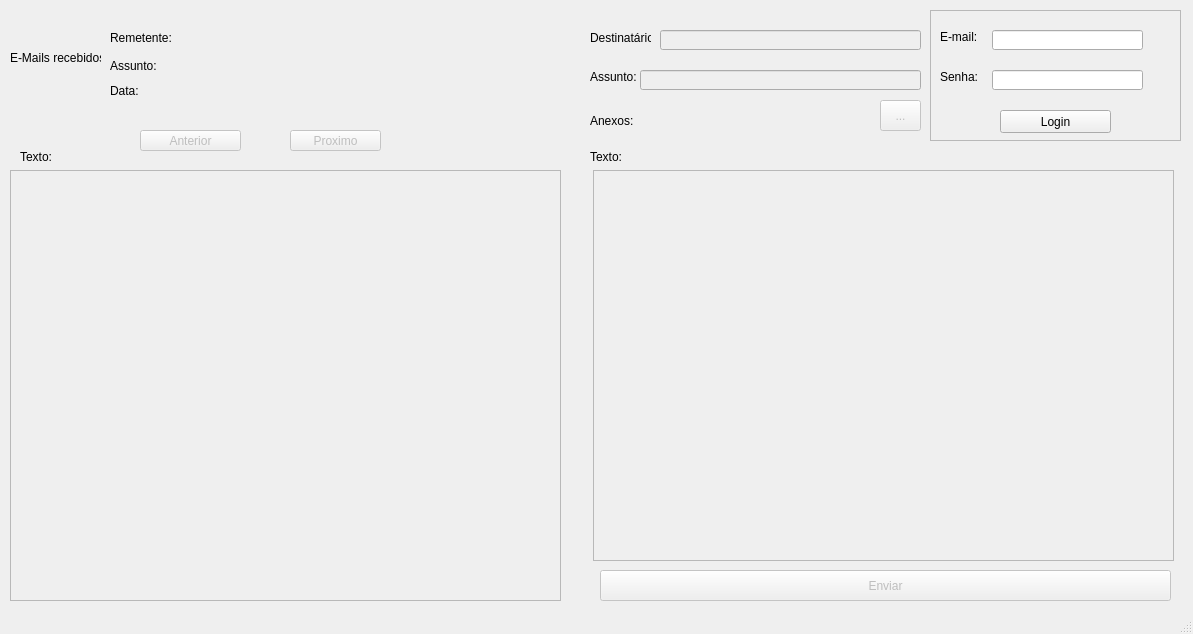
<?xml version="1.0" encoding="UTF-8"?>
<ui version="4.0">
 <class>MainWindow</class>
 <widget class="QMainWindow" name="MainWindow">
  <property name="geometry">
   <rect>
    <x>0</x>
    <y>0</y>
    <width>1193</width>
    <height>634</height>
   </rect>
  </property>
  <property name="windowTitle">
   <string>MainWindow</string>
  </property>
  <widget class="QWidget" name="centralwidget">
   <widget class="QFrame" name="frame">
    <property name="geometry">
     <rect>
      <x>930</x>
      <y>10</y>
      <width>251</width>
      <height>131</height>
     </rect>
    </property>
    <property name="frameShape">
     <enum>QFrame::StyledPanel</enum>
    </property>
    <property name="frameShadow">
     <enum>QFrame::Raised</enum>
    </property>
    <widget class="QLabel" name="label">
     <property name="geometry">
      <rect>
       <x>10</x>
       <y>20</y>
       <width>47</width>
       <height>13</height>
      </rect>
     </property>
     <property name="text">
      <string>E-mail:</string>
     </property>
    </widget>
    <widget class="QLabel" name="label_2">
     <property name="geometry">
      <rect>
       <x>10</x>
       <y>60</y>
       <width>47</width>
       <height>13</height>
      </rect>
     </property>
     <property name="text">
      <string>Senha:</string>
     </property>
    </widget>
    <widget class="QLineEdit" name="EmailAdress">
     <property name="geometry">
      <rect>
       <x>62</x>
       <y>20</y>
       <width>151</width>
       <height>20</height>
      </rect>
     </property>
    </widget>
    <widget class="QLineEdit" name="EmailPassword">
     <property name="geometry">
      <rect>
       <x>62</x>
       <y>60</y>
       <width>151</width>
       <height>20</height>
      </rect>
     </property>
    </widget>
    <widget class="QPushButton" name="LoginButton">
     <property name="geometry">
      <rect>
       <x>70</x>
       <y>100</y>
       <width>111</width>
       <height>23</height>
      </rect>
     </property>
     <property name="text">
      <string>Login</string>
     </property>
    </widget>
   </widget>
   <widget class="QLabel" name="label_3">
    <property name="geometry">
     <rect>
      <x>590</x>
      <y>30</y>
      <width>61</width>
      <height>16</height>
     </rect>
    </property>
    <property name="text">
     <string>Destinatário:</string>
    </property>
   </widget>
   <widget class="QLabel" name="label_4">
    <property name="geometry">
     <rect>
      <x>590</x>
      <y>70</y>
      <width>47</width>
      <height>13</height>
     </rect>
    </property>
    <property name="text">
     <string>Assunto:</string>
    </property>
   </widget>
   <widget class="QLineEdit" name="ReceiverAdress">
    <property name="enabled">
     <bool>false</bool>
    </property>
    <property name="geometry">
     <rect>
      <x>660</x>
      <y>30</y>
      <width>261</width>
      <height>20</height>
     </rect>
    </property>
   </widget>
   <widget class="QLineEdit" name="Subject">
    <property name="enabled">
     <bool>false</bool>
    </property>
    <property name="geometry">
     <rect>
      <x>640</x>
      <y>70</y>
      <width>281</width>
      <height>20</height>
     </rect>
    </property>
   </widget>
   <widget class="QToolButton" name="toolButton">
    <property name="enabled">
     <bool>false</bool>
    </property>
    <property name="geometry">
     <rect>
      <x>880</x>
      <y>100</y>
      <width>41</width>
      <height>31</height>
     </rect>
    </property>
    <property name="text">
     <string>...</string>
    </property>
    <property name="icon">
     <iconset>
      <normaloff>icons8-anexo-50.png</normaloff>icons8-anexo-50.png</iconset>
    </property>
   </widget>
   <widget class="QLabel" name="label_5">
    <property name="geometry">
     <rect>
      <x>590</x>
      <y>100</y>
      <width>281</width>
      <height>41</height>
     </rect>
    </property>
    <property name="text">
     <string>Anexos:</string>
    </property>
    <property name="wordWrap">
     <bool>true</bool>
    </property>
   </widget>
   <widget class="QLabel" name="label_6">
    <property name="geometry">
     <rect>
      <x>590</x>
      <y>150</y>
      <width>47</width>
      <height>13</height>
     </rect>
    </property>
    <property name="text">
     <string>Texto:</string>
    </property>
   </widget>
   <widget class="QTextEdit" name="EmailText">
    <property name="enabled">
     <bool>false</bool>
    </property>
    <property name="geometry">
     <rect>
      <x>593</x>
      <y>170</y>
      <width>581</width>
      <height>391</height>
     </rect>
    </property>
   </widget>
   <widget class="QPushButton" name="SendButton">
    <property name="enabled">
     <bool>false</bool>
    </property>
    <property name="geometry">
     <rect>
      <x>600</x>
      <y>570</y>
      <width>571</width>
      <height>31</height>
     </rect>
    </property>
    <property name="text">
     <string>Enviar</string>
    </property>
   </widget>
   <widget class="QLabel" name="label_7">
    <property name="geometry">
     <rect>
      <x>110</x>
      <y>40</y>
      <width>381</width>
      <height>51</height>
     </rect>
    </property>
    <property name="text">
     <string>Assunto:</string>
    </property>
    <property name="wordWrap">
     <bool>true</bool>
    </property>
   </widget>
   <widget class="QLabel" name="Sender">
    <property name="geometry">
     <rect>
      <x>110</x>
      <y>30</y>
      <width>391</width>
      <height>16</height>
     </rect>
    </property>
    <property name="text">
     <string>Remetente:</string>
    </property>
   </widget>
   <widget class="QLabel" name="label_9">
    <property name="geometry">
     <rect>
      <x>10</x>
      <y>50</y>
      <width>91</width>
      <height>16</height>
     </rect>
    </property>
    <property name="text">
     <string>E-Mails recebidos:</string>
    </property>
   </widget>
   <widget class="QToolButton" name="toolButton_2">
    <property name="enabled">
     <bool>false</bool>
    </property>
    <property name="geometry">
     <rect>
      <x>290</x>
      <y>130</y>
      <width>91</width>
      <height>21</height>
     </rect>
    </property>
    <property name="text">
     <string>Proximo</string>
    </property>
   </widget>
   <widget class="QToolButton" name="toolButton_3">
    <property name="enabled">
     <bool>false</bool>
    </property>
    <property name="geometry">
     <rect>
      <x>140</x>
      <y>130</y>
      <width>101</width>
      <height>21</height>
     </rect>
    </property>
    <property name="text">
     <string>Anterior</string>
    </property>
   </widget>
   <widget class="QLabel" name="label_10">
    <property name="geometry">
     <rect>
      <x>20</x>
      <y>150</y>
      <width>47</width>
      <height>13</height>
     </rect>
    </property>
    <property name="text">
     <string>Texto:</string>
    </property>
   </widget>
   <widget class="QTextEdit" name="EmailBoxText">
    <property name="enabled">
     <bool>false</bool>
    </property>
    <property name="geometry">
     <rect>
      <x>10</x>
      <y>170</y>
      <width>551</width>
      <height>431</height>
     </rect>
    </property>
   </widget>
   <widget class="QLabel" name="label_8">
    <property name="geometry">
     <rect>
      <x>110</x>
      <y>80</y>
      <width>391</width>
      <height>21</height>
     </rect>
    </property>
    <property name="text">
     <string>Data:</string>
    </property>
   </widget>
  </widget>
  <widget class="QStatusBar" name="statusbar"/>
 </widget>
 <resources/>
 <connections/>
</ui>
